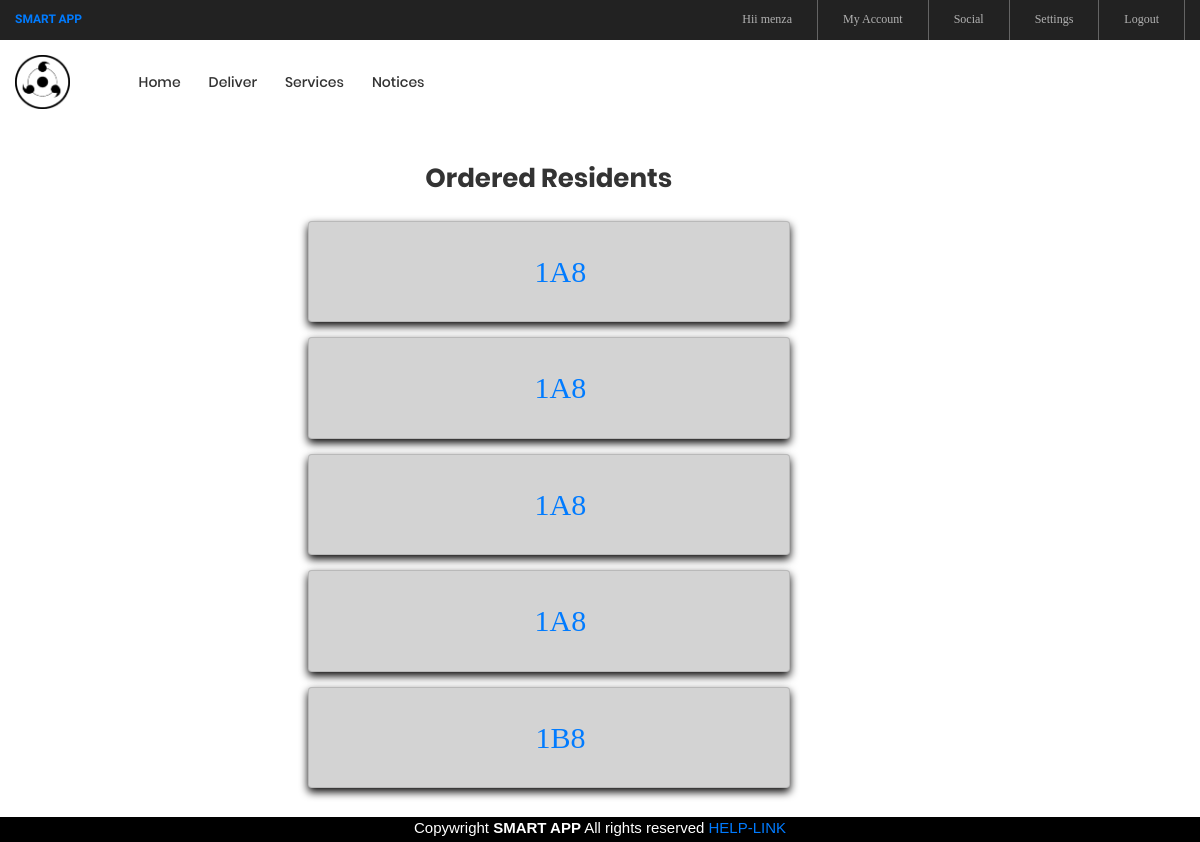
The page /shop_ct (signed in) on the database its author committed.
### ser/models.py (models this page shows, shortened)
class Quantity(models.Model):
    author = models.CharField(max_length=50)
    quantity = models.IntegerField()
    item = models.ForeignKey('Item', on_delete=models.CASCADE)
    flat_number = models.CharField(max_length=30)
    created= models.DateField(auto_now_add=True)
    time1 = models.DateTimeField(auto_now_add=True)

### signin/views.py (the view)
# urls.py: path('shop_ct',views.deliver_item,name="shop_ct"),
@login_required
def deliver_item(request):
        order_list=Quantity.objects.all().order_by('-created')
        info=[]
        for x in order_list:
            y={'flnum':x.flat_number}
            info.append(y)
        paginator=Paginator(info,5)
        try:
            page = int(request.GET.get('page','1'))
        except:
            page = 1
        try:
            info = paginator.page(page)
        except(EmptyPage, InvalidPage):
            info=paginator.page(paginator.num_pages)
        context={
                'info':info
            }
        return render(request,'shopkeeper.html',context)

### templates/shopkeeper.html (shortened to what this page needs)
{% extends "base3.html" %}
{% load static %}
{% block page_content %}
<body>
<div class="row " style="margin-top: 10%">
  <div class="col-md-3"></div>
<div  class="col-md-5" style="color:black">
    <h1 class="ltext-108 cl2 hov-cl1 trans-04 p-b-10" style="text-align: center;"> Ordered Residents</h1>
    {% for y in info %}
    <div class="card p-3 m-t-15" style="background-color: lightgray">
	<li class="btn">
                        <a class="nav-link" href= "{% url 'caretaker' y.flnum %}" style="font-size: 30px"><span class="lnr lnr-apartment">{{y.flnum}}</span></a>
                    </li>
    </div>
{% endfor %}
  <div class="col-md-3"></div>
  <div class="pagination p-t-30"  style="left: 0; bottom: 5%; width: 100%;z-index:3;">
        <ul style="margin-left: 45%">
          {% for pg in info.paginator.page_range %}
          {% if info.number == pg %}
      <a href="?page={{ pg }}" style="color:#1a75ff">{{ pg }}</a>
          {% endif %}
          {% endfor %}
          {% if info.has_next %}
          <li style="display:inline-flex"><a href="?page={{ info.next_page_number }}" style="color:#1a75ff"><strong>&nbsp &nbsp >></strong>   </a></li>
          {% endif %}
        </ul>
    </div>
</body>
{% endblock %}

### templates/base3.html (shortened to what this page needs)
{% load static	 %}
<!DOCTYPE html>
<html lang="en">
<head>
	<link rel="stylesheet" type="text/css" href="{% static 'vendor/bootstrap/css/bootstrap.min.css' %}">
	<link rel="stylesheet" type="text/css" href="{% static 'fonts/font-awesome-4.7.0/css/font-awesome.min.css' %}">
	<link rel="stylesheet" type="text/css" href="{% static 'fonts/iconic/css/material-design-iconic-font.min.css' %}">
	<link rel="stylesheet" type="text/css" href="{% static 'fonts/linearicons-v1.0.0/icon-font.min.css' %}">
	<link rel="stylesheet" type="text/css" href="{% static 'vendor/animate/animate.css' %}">
	<link rel="stylesheet" type="text/css" href="{% static 'vendor/css-hamburgers/hamburgers.min.css' %}">
	<link rel="stylesheet" type="text/css" href="{% static 'vendor/animsition/css/animsition.min.css' %}">
	<link rel="stylesheet" type="text/css" href="{% static 'vendor/select2/select2.min.css' %}">
	<link rel="stylesheet" type="text/css" href="{% static 'vendor/daterangepicker/daterangepicker.css' %}">
	<link rel="stylesheet" type="text/css" href="{% static 'vendor/slick/slick.css' %}">
	<link rel="stylesheet" type="text/css" href="{% static 'vendor/MagnificPopup/magnific-popup.css' %}">
	<link rel="stylesheet" type="text/css" href="{% static 'vendor/perfect-scrollbar/perfect-scrollbar.css' %}">
	<link rel="stylesheet" type="text/css" href="{% static 'css/util.css' %}">
	<link rel="stylesheet" type="text/css" href="{% static 'css/main.css' %}">
</head>
<body class="animsition">
	<header>
		<div class="container-menu-desktop">
			<div class="top-bar">
				<div class="content-topbar flex-sb-m h-full container">
					<div class="left-top-bar" style="font-family: Kaushan Script;color:  #9999ff;">
						<b><a href='/index'>SMART APP</a></b>
					</div>
					<div class="right-top-bar flex-w h-full">
						 {% if user.is_authenticated %}
						<a href="#" class="flex-c-m trans-04 p-lr-25" style="border-left: none">
							Hii {{user.first_name}}
						</a>
						<a href="/profile" class="flex-c-m trans-04 p-lr-25">
							My Account
						</a>
						<a href="/residents" class="flex-c-m trans-04 p-lr-25">
							Social
						</a>
						<a href="{% url 'password_change' %}"class="flex-c-m trans-04 p-lr-25">
							Settings
						</a>
						<a href="/accounts/logout" class="flex-c-m trans-04 p-lr-25">
							Logout
						</a>
						{% else %}
						<a href="/accounts/login" class="flex-c-m trans-04 p-lr-25">
							Login
						</a>
						{% endif %}
					</div>
				</div>
			</div>
			<div class="wrap-menu-desktop">
				<nav class="limiter-menu-desktop container">
					<a  class="logo" href='index'>
						<img src="{% static 'images/logo.png' %}"  alt="IMG-LOGO">
					</a>
					<div class="menu-desktop">
						<ul class="main-menu">
								<li>
								<a href="/index">Home</a>
							</li>
							<li>
								<a href="/shop_ct">Deliver</a>
							</li>
							<li >
								<a href="/service_ct">Services</a>
							</li>
							<li>
								<a href="/h">Notices</a>
							</li>
						</ul>
					</div>
				</nav>
			</div>
		</div>
	</header>
	<div class="flex-container " style="margin-bottom: 8%">
{% load widget_tweaks %}
{% block page_content %}
{% endblock %}
</div><body>
<div class="flex-container " style="background-color:black;color:white;position:fixed; left: 0; bottom: 0; width: 100%;z-index:3;height:3%;">
 <footer>
 <center>Copywright <b>SMART APP</b> All rights reserved <a href="https://www.google.co.in/">
  HELP-LINK</a></center>
</footer>
</div>
</body>
</html>

### signin/static/css/main.css (style rules this page uses)
.container { max-width: 1380px; }
@media (max-width: 1600px) { .container { max-width: 1200px; } }
.container-menu-desktop { height: auto; width: 100%; position: relative; -webkit-transition: all 0.3s; -o-transition: all 0.3s; -moz-transition: all 0.3s; transition: all 0.3s; }
.top-bar { height: 40px; background-color: #222; }
.left-top-bar { font-family: Poppins-Regular; font-size: 12px; line-height: 1.8; color: #b2b2b2; }
.right-top-bar a { font-family: Poppins-Regular; font-size: 12px; line-height: 1.8; height: 100%; color: #b2b2b2; border-right: 1px solid rgba(255,255,255,0.3); }
.right-top-bar a:first-child { border-left: 1px solid rgba(255,255,255,0.3); }
.wrap-menu-desktop { position: fixed; z-index: 1100; background-color: transparent; width: 100%; height: 84px; top: 40px; left: 0px; -webkit-transition: height 0.3s, background-color 0.3s; -o-transition: height 0.3s, background-color 0.3s; -moz-transition: height 0.3s, background-color 0.3s; transition: height 0.3s, background-color 0.3s; }
.limiter-menu-desktop { height: 100%; display: -webkit-box; display: -webkit-flex; display: -moz-box; display: -ms-flexbox; display: flex; align-items: center; background-color: transparent; }
.logo { display: -webkit-box; display: -webkit-flex; display: -moz-box; display: -ms-flexbox; display: flex; align-items: center; height: 65%; margin-right: 55px; }
.logo img { max-width: 100%; max-height: 100%; }
.menu-desktop { display: -webkit-box; display: -webkit-flex; display: -moz-box; display: -ms-flexbox; display: flex; align-items: center; height: 100%; }
.main-menu { list-style-type: none; margin: 0; display: -webkit-box; display: -webkit-flex; display: -moz-box; display: -ms-flexbox; display: flex; align-items: center; }
.main-menu > li { display: block; position: relative; padding: 20px 10px 20px 0px; margin: 0px 4px 0px 14px; }
.main-menu > li > a { font-family: Poppins-Medium; font-size: 14px; color: #333; padding: 5px 0px; transition: all 0.4s; -webkit-transition: all 0.4s; -o-transition: all 0.4s; -moz-transition: all 0.4s; }
.cl2 { color: #333; }
.ltext-108 { font-family: Poppins-Bold; font-size: 26px; line-height: 1.3846; }

### templates/base3.html (style rules this page uses)
.card { box-shadow: 0 4px 8px 0 rgb(7, 6, 6); transition: 0.3s; }

### rows shown on the page
Quantity: flnum "1A8"
Quantity: flnum "1A8"
Quantity: flnum "1A8"
Quantity: flnum "1A8"
Quantity: flnum "1B8"

### other values the page prints
{{ user.first_name }} "menza"
